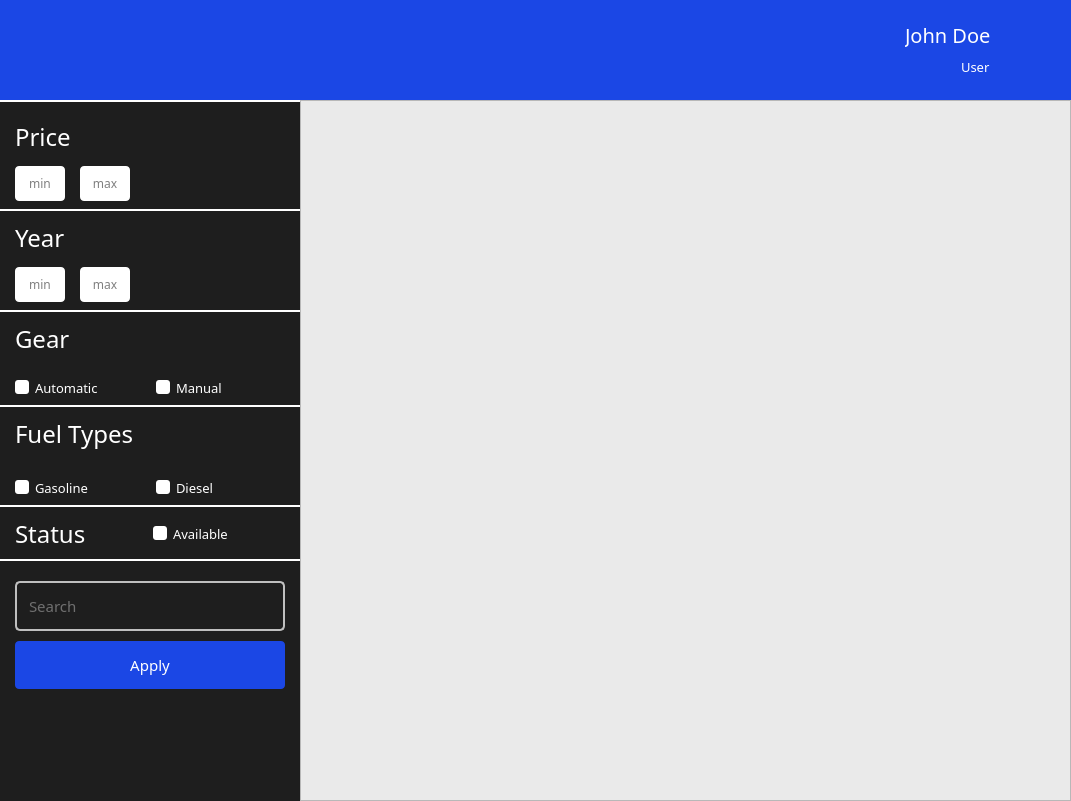
<?xml version="1.0" encoding="UTF-8"?>
<ui version="4.0">
 <class>CarWidget</class>
 <widget class="QWidget" name="CarWidget">
  <property name="geometry">
   <rect>
    <x>0</x>
    <y>0</y>
    <width>1071</width>
    <height>801</height>
   </rect>
  </property>
  <property name="sizePolicy">
   <sizepolicy hsizetype="Fixed" vsizetype="Fixed">
    <horstretch>0</horstretch>
    <verstretch>0</verstretch>
   </sizepolicy>
  </property>
  <property name="windowTitle">
   <string>Form</string>
  </property>
  <property name="styleSheet">
   <string notr="true">#carWidget {
	background-color: #EAEAEA;
}

</string>
  </property>
  <layout class="QVBoxLayout" name="verticalLayout" stretch="0,0">
   <property name="spacing">
    <number>0</number>
   </property>
   <property name="leftMargin">
    <number>0</number>
   </property>
   <property name="topMargin">
    <number>0</number>
   </property>
   <property name="rightMargin">
    <number>0</number>
   </property>
   <property name="bottomMargin">
    <number>0</number>
   </property>
   <item>
    <widget class="QWidget" name="titleWidget" native="true">
     <property name="sizePolicy">
      <sizepolicy hsizetype="Minimum" vsizetype="Fixed">
       <horstretch>0</horstretch>
       <verstretch>0</verstretch>
      </sizepolicy>
     </property>
     <property name="minimumSize">
      <size>
       <width>1000</width>
       <height>100</height>
      </size>
     </property>
     <property name="maximumSize">
      <size>
       <width>16777215</width>
       <height>100</height>
      </size>
     </property>
     <property name="styleSheet">
      <string notr="true">#titleWidget {
	background-color: #1B47E5;
}</string>
     </property>
     <layout class="QHBoxLayout" name="horizontalLayout_4">
      <property name="leftMargin">
       <number>20</number>
      </property>
      <item>
       <widget class="QLabel" name="slogan">
        <property name="sizePolicy">
         <sizepolicy hsizetype="Minimum" vsizetype="Preferred">
          <horstretch>0</horstretch>
          <verstretch>0</verstretch>
         </sizepolicy>
        </property>
        <property name="minimumSize">
         <size>
          <width>458</width>
          <height>78</height>
         </size>
        </property>
        <property name="styleSheet">
         <string notr="true"/>
        </property>
        <property name="text">
         <string/>
        </property>
        <property name="pixmap">
         <pixmap>../../assets/Drive_Freedom_Rent_Easy.png</pixmap>
        </property>
        <property name="scaledContents">
         <bool>false</bool>
        </property>
       </widget>
      </item>
      <item>
       <layout class="QVBoxLayout" name="verticalLayout_8">
        <property name="topMargin">
         <number>12</number>
        </property>
        <property name="rightMargin">
         <number>17</number>
        </property>
        <property name="bottomMargin">
         <number>12</number>
        </property>
        <item alignment="Qt::AlignRight">
         <widget class="QLabel" name="nameLabel">
          <property name="font">
           <font>
            <family>Roboto Mono Medium</family>
            <pointsize>15</pointsize>
           </font>
          </property>
          <property name="styleSheet">
           <string notr="true">color: white;</string>
          </property>
          <property name="text">
           <string>John Doe</string>
          </property>
         </widget>
        </item>
        <item alignment="Qt::AlignRight">
         <widget class="QLabel" name="prevligedLabel">
          <property name="font">
           <font>
            <family>Roboto Mono Light</family>
            <pointsize>10</pointsize>
           </font>
          </property>
          <property name="styleSheet">
           <string notr="true">color: white;</string>
          </property>
          <property name="text">
           <string>User</string>
          </property>
         </widget>
        </item>
       </layout>
      </item>
      <item>
       <widget class="QLabel" name="profileIcon">
        <property name="sizePolicy">
         <sizepolicy hsizetype="Fixed" vsizetype="Preferred">
          <horstretch>0</horstretch>
          <verstretch>0</verstretch>
         </sizepolicy>
        </property>
        <property name="minimumSize">
         <size>
          <width>48</width>
          <height>0</height>
         </size>
        </property>
        <property name="maximumSize">
         <size>
          <width>48</width>
          <height>16777215</height>
         </size>
        </property>
        <property name="styleSheet">
         <string notr="true"/>
        </property>
        <property name="text">
         <string/>
        </property>
        <property name="pixmap">
         <pixmap>../../assets/icons/profile_1.png</pixmap>
        </property>
       </widget>
      </item>
     </layout>
    </widget>
   </item>
   <item>
    <layout class="QHBoxLayout" name="horizontalLayout">
     <property name="spacing">
      <number>0</number>
     </property>
     <item>
      <widget class="QWidget" name="filterWidget" native="true">
       <property name="sizePolicy">
        <sizepolicy hsizetype="Fixed" vsizetype="Preferred">
         <horstretch>0</horstretch>
         <verstretch>0</verstretch>
        </sizepolicy>
       </property>
       <property name="minimumSize">
        <size>
         <width>300</width>
         <height>0</height>
        </size>
       </property>
       <property name="maximumSize">
        <size>
         <width>300</width>
         <height>16777215</height>
        </size>
       </property>
       <property name="styleSheet">
        <string notr="true">#filterWidget {
	background-color: #1E1E1E;
}</string>
       </property>
       <layout class="QVBoxLayout" name="verticalLayout_7">
        <property name="spacing">
         <number>0</number>
        </property>
        <property name="leftMargin">
         <number>0</number>
        </property>
        <property name="topMargin">
         <number>0</number>
        </property>
        <property name="rightMargin">
         <number>0</number>
        </property>
        <property name="bottomMargin">
         <number>0</number>
        </property>
        <item>
         <widget class="QWidget" name="priceFilterWidget" native="true">
          <property name="sizePolicy">
           <sizepolicy hsizetype="Preferred" vsizetype="Maximum">
            <horstretch>0</horstretch>
            <verstretch>0</verstretch>
           </sizepolicy>
          </property>
          <property name="minimumSize">
           <size>
            <width>0</width>
            <height>100</height>
           </size>
          </property>
          <property name="maximumSize">
           <size>
            <width>16777215</width>
            <height>120</height>
           </size>
          </property>
          <property name="styleSheet">
           <string notr="true">QLineEdit {
	border-radius : 4px;
	border: None;
}

QLabel {
	color: white;
}

 #priceFilterWidget {
	border-bottom: 2px solid white;
	border-top: 2px solid white;
}

</string>
          </property>
          <layout class="QVBoxLayout" name="verticalLayout_4">
           <property name="spacing">
            <number>12</number>
           </property>
           <property name="leftMargin">
            <number>15</number>
           </property>
           <property name="topMargin">
            <number>20</number>
           </property>
           <property name="rightMargin">
            <number>15</number>
           </property>
           <property name="bottomMargin">
            <number>10</number>
           </property>
           <item>
            <widget class="QLabel" name="priceLabel">
             <property name="sizePolicy">
              <sizepolicy hsizetype="Preferred" vsizetype="Maximum">
               <horstretch>0</horstretch>
               <verstretch>0</verstretch>
              </sizepolicy>
             </property>
             <property name="font">
              <font>
               <family>Roboto Mono Medium</family>
               <pointsize>18</pointsize>
              </font>
             </property>
             <property name="styleSheet">
              <string notr="true"/>
             </property>
             <property name="text">
              <string>Price</string>
             </property>
            </widget>
           </item>
           <item>
            <layout class="QHBoxLayout" name="horizontalLayout_3">
             <property name="spacing">
              <number>15</number>
             </property>
             <item>
              <widget class="QLineEdit" name="maxPriceTextF">
               <property name="sizePolicy">
                <sizepolicy hsizetype="Fixed" vsizetype="Fixed">
                 <horstretch>0</horstretch>
                 <verstretch>0</verstretch>
                </sizepolicy>
               </property>
               <property name="minimumSize">
                <size>
                 <width>50</width>
                 <height>35</height>
                </size>
               </property>
               <property name="maximumSize">
                <size>
                 <width>50</width>
                 <height>35</height>
                </size>
               </property>
               <property name="font">
                <font>
                 <family>Roboto Mono</family>
                 <pointsize>9</pointsize>
                </font>
               </property>
               <property name="cursor">
                <cursorShape>IBeamCursor</cursorShape>
               </property>
               <property name="focusPolicy">
                <enum>Qt::StrongFocus</enum>
               </property>
               <property name="styleSheet">
                <string notr="true">QLineEdit {
	background-color: rgb(255, 255, 255);
}</string>
               </property>
               <property name="text">
                <string/>
               </property>
               <property name="alignment">
                <set>Qt::AlignCenter</set>
               </property>
               <property name="placeholderText">
                <string>min</string>
               </property>
              </widget>
             </item>
             <item>
              <widget class="QLineEdit" name="minPriceTextF">
               <property name="sizePolicy">
                <sizepolicy hsizetype="Fixed" vsizetype="Fixed">
                 <horstretch>0</horstretch>
                 <verstretch>0</verstretch>
                </sizepolicy>
               </property>
               <property name="minimumSize">
                <size>
                 <width>50</width>
                 <height>35</height>
                </size>
               </property>
               <property name="maximumSize">
                <size>
                 <width>50</width>
                 <height>35</height>
                </size>
               </property>
               <property name="font">
                <font>
                 <family>Roboto Mono</family>
                 <pointsize>9</pointsize>
                </font>
               </property>
               <property name="styleSheet">
                <string notr="true">QLineEdit {
	background-color: rgb(255, 255, 255);
}</string>
               </property>
               <property name="text">
                <string/>
               </property>
               <property name="alignment">
                <set>Qt::AlignCenter</set>
               </property>
               <property name="placeholderText">
                <string>max</string>
               </property>
              </widget>
             </item>
             <item>
              <spacer name="horizontalSpacer">
               <property name="orientation">
                <enum>Qt::Horizontal</enum>
               </property>
               <property name="sizeType">
                <enum>QSizePolicy::Expanding</enum>
               </property>
               <property name="sizeHint" stdset="0">
                <size>
                 <width>30</width>
                 <height>20</height>
                </size>
               </property>
              </spacer>
             </item>
            </layout>
           </item>
          </layout>
         </widget>
        </item>
        <item>
         <widget class="QWidget" name="yearFilterWidget" native="true">
          <property name="sizePolicy">
           <sizepolicy hsizetype="Preferred" vsizetype="Maximum">
            <horstretch>0</horstretch>
            <verstretch>0</verstretch>
           </sizepolicy>
          </property>
          <property name="minimumSize">
           <size>
            <width>0</width>
            <height>100</height>
           </size>
          </property>
          <property name="maximumSize">
           <size>
            <width>16777215</width>
            <height>120</height>
           </size>
          </property>
          <property name="font">
           <font>
            <pointsize>16</pointsize>
           </font>
          </property>
          <property name="styleSheet">
           <string notr="true">QLineEdit {
	border-radius : 4px;
	border: None;
}

QLabel {
	color: white;
}

 #yearFilterWidget {
	border-bottom: 2px solid white;
}

</string>
          </property>
          <layout class="QVBoxLayout" name="verticalLayout_3">
           <property name="spacing">
            <number>12</number>
           </property>
           <property name="leftMargin">
            <number>15</number>
           </property>
           <property name="topMargin">
            <number>10</number>
           </property>
           <property name="rightMargin">
            <number>15</number>
           </property>
           <property name="bottomMargin">
            <number>10</number>
           </property>
           <item>
            <widget class="QLabel" name="yearLabel">
             <property name="sizePolicy">
              <sizepolicy hsizetype="Preferred" vsizetype="Maximum">
               <horstretch>0</horstretch>
               <verstretch>0</verstretch>
              </sizepolicy>
             </property>
             <property name="font">
              <font>
               <family>Roboto Mono Medium</family>
               <pointsize>18</pointsize>
              </font>
             </property>
             <property name="text">
              <string>Year</string>
             </property>
            </widget>
           </item>
           <item>
            <layout class="QHBoxLayout" name="horizontalLayout_2">
             <property name="spacing">
              <number>15</number>
             </property>
             <item>
              <widget class="QLineEdit" name="maxYearTextF">
               <property name="sizePolicy">
                <sizepolicy hsizetype="Fixed" vsizetype="Fixed">
                 <horstretch>0</horstretch>
                 <verstretch>0</verstretch>
                </sizepolicy>
               </property>
               <property name="minimumSize">
                <size>
                 <width>50</width>
                 <height>35</height>
                </size>
               </property>
               <property name="maximumSize">
                <size>
                 <width>50</width>
                 <height>35</height>
                </size>
               </property>
               <property name="font">
                <font>
                 <family>Roboto Mono</family>
                 <pointsize>9</pointsize>
                </font>
               </property>
               <property name="cursor">
                <cursorShape>IBeamCursor</cursorShape>
               </property>
               <property name="focusPolicy">
                <enum>Qt::StrongFocus</enum>
               </property>
               <property name="styleSheet">
                <string notr="true">QLineEdit {
	background-color: rgb(255, 255, 255);
}</string>
               </property>
               <property name="text">
                <string/>
               </property>
               <property name="alignment">
                <set>Qt::AlignCenter</set>
               </property>
               <property name="placeholderText">
                <string>min</string>
               </property>
              </widget>
             </item>
             <item>
              <widget class="QLineEdit" name="minYearTextF">
               <property name="sizePolicy">
                <sizepolicy hsizetype="Fixed" vsizetype="Fixed">
                 <horstretch>0</horstretch>
                 <verstretch>0</verstretch>
                </sizepolicy>
               </property>
               <property name="minimumSize">
                <size>
                 <width>50</width>
                 <height>35</height>
                </size>
               </property>
               <property name="maximumSize">
                <size>
                 <width>50</width>
                 <height>35</height>
                </size>
               </property>
               <property name="font">
                <font>
                 <family>Roboto Mono</family>
                 <pointsize>9</pointsize>
                </font>
               </property>
               <property name="styleSheet">
                <string notr="true">QLineEdit {
	background-color: rgb(255, 255, 255);
}</string>
               </property>
               <property name="text">
                <string/>
               </property>
               <property name="alignment">
                <set>Qt::AlignCenter</set>
               </property>
               <property name="placeholderText">
                <string>max</string>
               </property>
              </widget>
             </item>
             <item>
              <spacer name="horizontalSpacer_2">
               <property name="orientation">
                <enum>Qt::Horizontal</enum>
               </property>
               <property name="sizeType">
                <enum>QSizePolicy::Expanding</enum>
               </property>
               <property name="sizeHint" stdset="0">
                <size>
                 <width>40</width>
                 <height>20</height>
                </size>
               </property>
              </spacer>
             </item>
            </layout>
           </item>
          </layout>
         </widget>
        </item>
        <item>
         <widget class="QWidget" name="gearTypeWidget" native="true">
          <property name="sizePolicy">
           <sizepolicy hsizetype="Preferred" vsizetype="Maximum">
            <horstretch>0</horstretch>
            <verstretch>0</verstretch>
           </sizepolicy>
          </property>
          <property name="minimumSize">
           <size>
            <width>0</width>
            <height>95</height>
           </size>
          </property>
          <property name="maximumSize">
           <size>
            <width>16777215</width>
            <height>95</height>
           </size>
          </property>
          <property name="font">
           <font>
            <pointsize>16</pointsize>
           </font>
          </property>
          <property name="styleSheet">
           <string notr="true">QWidget {
	color : white;
}

QCheckBox::indicator { /* Kutu kısmını temsil eder */
    border: none;  /* Kenarlığı kaldır */
    background-color: white;  /* İç rengi beyaz yap */
	border-radius : 3px;
}

#gearTypeWidget {
	border-bottom: 2px solid white;
}</string>
          </property>
          <layout class="QVBoxLayout" name="verticalLayout_5">
           <property name="spacing">
            <number>12</number>
           </property>
           <property name="leftMargin">
            <number>15</number>
           </property>
           <property name="topMargin">
            <number>10</number>
           </property>
           <property name="rightMargin">
            <number>15</number>
           </property>
           <property name="bottomMargin">
            <number>10</number>
           </property>
           <item alignment="Qt::AlignTop">
            <widget class="QLabel" name="gearTypeLabel">
             <property name="sizePolicy">
              <sizepolicy hsizetype="Preferred" vsizetype="Fixed">
               <horstretch>0</horstretch>
               <verstretch>0</verstretch>
              </sizepolicy>
             </property>
             <property name="font">
              <font>
               <family>Roboto Mono Medium</family>
               <pointsize>18</pointsize>
              </font>
             </property>
             <property name="text">
              <string>Gear</string>
             </property>
            </widget>
           </item>
           <item>
            <layout class="QHBoxLayout" name="horizontalLayout_5">
             <property name="topMargin">
              <number>0</number>
             </property>
             <item>
              <widget class="QCheckBox" name="automatic">
               <property name="font">
                <font>
                 <family>Roboto Mono Light</family>
                 <pointsize>10</pointsize>
                </font>
               </property>
               <property name="text">
                <string>Automatic</string>
               </property>
              </widget>
             </item>
             <item>
              <widget class="QCheckBox" name="manual">
               <property name="font">
                <font>
                 <family>Roboto Mono Light</family>
                 <pointsize>10</pointsize>
                </font>
               </property>
               <property name="text">
                <string>Manual</string>
               </property>
              </widget>
             </item>
            </layout>
           </item>
          </layout>
         </widget>
        </item>
        <item alignment="Qt::AlignTop">
         <widget class="QWidget" name="fuelTypeWidget" native="true">
          <property name="sizePolicy">
           <sizepolicy hsizetype="Preferred" vsizetype="Maximum">
            <horstretch>0</horstretch>
            <verstretch>0</verstretch>
           </sizepolicy>
          </property>
          <property name="minimumSize">
           <size>
            <width>0</width>
            <height>100</height>
           </size>
          </property>
          <property name="maximumSize">
           <size>
            <width>16777215</width>
            <height>120</height>
           </size>
          </property>
          <property name="baseSize">
           <size>
            <width>0</width>
            <height>0</height>
           </size>
          </property>
          <property name="styleSheet">
           <string notr="true">QWidget {
	color : white;
}

QCheckBox::indicator { /* Kutu kısmını temsil eder */
    border: none;  /* Kenarlığı kaldır */
    background-color: white;  /* İç rengi beyaz yap */
	border-radius : 3px;
}

#fuelTypeWidget {
	border-bottom: 2px solid white;
}</string>
          </property>
          <layout class="QVBoxLayout" name="verticalLayout_6">
           <property name="spacing">
            <number>12</number>
           </property>
           <property name="leftMargin">
            <number>15</number>
           </property>
           <property name="topMargin">
            <number>10</number>
           </property>
           <property name="rightMargin">
            <number>15</number>
           </property>
           <property name="bottomMargin">
            <number>10</number>
           </property>
           <item alignment="Qt::AlignTop">
            <widget class="QLabel" name="fuelTypeLabel">
             <property name="sizePolicy">
              <sizepolicy hsizetype="Preferred" vsizetype="Maximum">
               <horstretch>0</horstretch>
               <verstretch>0</verstretch>
              </sizepolicy>
             </property>
             <property name="font">
              <font>
               <family>Roboto Mono Medium</family>
               <pointsize>18</pointsize>
              </font>
             </property>
             <property name="text">
              <string>Fuel Types</string>
             </property>
            </widget>
           </item>
           <item>
            <layout class="QHBoxLayout" name="horizontalLayout_6">
             <property name="topMargin">
              <number>0</number>
             </property>
             <item>
              <widget class="QCheckBox" name="gasoline">
               <property name="font">
                <font>
                 <family>Roboto Mono Light</family>
                 <pointsize>10</pointsize>
                </font>
               </property>
               <property name="text">
                <string>Gasoline</string>
               </property>
              </widget>
             </item>
             <item>
              <widget class="QCheckBox" name="diesel">
               <property name="font">
                <font>
                 <family>Roboto Mono Light</family>
                 <pointsize>10</pointsize>
                </font>
               </property>
               <property name="styleSheet">
                <string notr="true"/>
               </property>
               <property name="text">
                <string>Diesel</string>
               </property>
              </widget>
             </item>
            </layout>
           </item>
          </layout>
         </widget>
        </item>
        <item>
         <widget class="QWidget" name="statusWidget" native="true">
          <property name="styleSheet">
           <string notr="true">QWidget {
	color : white;
}

QCheckBox::indicator { /* Kutu kısmını temsil eder */
    border: none;  /* Kenarlığı kaldır */
    background-color: white;  /* İç rengi beyaz yap */
	border-radius : 3px;
}

#statusWidget {
	border-bottom: 2px solid white;
}</string>
          </property>
          <layout class="QHBoxLayout" name="horizontalLayout_7">
           <property name="leftMargin">
            <number>15</number>
           </property>
           <property name="topMargin">
            <number>10</number>
           </property>
           <property name="rightMargin">
            <number>15</number>
           </property>
           <property name="bottomMargin">
            <number>10</number>
           </property>
           <item>
            <widget class="QLabel" name="fuelTypeLabel_2">
             <property name="sizePolicy">
              <sizepolicy hsizetype="Preferred" vsizetype="Maximum">
               <horstretch>0</horstretch>
               <verstretch>0</verstretch>
              </sizepolicy>
             </property>
             <property name="font">
              <font>
               <family>Roboto Mono Medium</family>
               <pointsize>18</pointsize>
              </font>
             </property>
             <property name="text">
              <string>Status</string>
             </property>
            </widget>
           </item>
           <item>
            <widget class="QCheckBox" name="checkBox">
             <property name="font">
              <font>
               <family>Roboto Mono Light</family>
               <pointsize>10</pointsize>
               <kerning>true</kerning>
              </font>
             </property>
             <property name="text">
              <string>Available</string>
             </property>
            </widget>
           </item>
          </layout>
         </widget>
        </item>
        <item>
         <layout class="QVBoxLayout" name="searchLayout">
          <property name="spacing">
           <number>10</number>
          </property>
          <property name="leftMargin">
           <number>15</number>
          </property>
          <property name="topMargin">
           <number>20</number>
          </property>
          <property name="rightMargin">
           <number>15</number>
          </property>
          <property name="bottomMargin">
           <number>20</number>
          </property>
          <item>
           <widget class="QLineEdit" name="searchTextF">
            <property name="sizePolicy">
             <sizepolicy hsizetype="Preferred" vsizetype="Fixed">
              <horstretch>0</horstretch>
              <verstretch>0</verstretch>
             </sizepolicy>
            </property>
            <property name="minimumSize">
             <size>
              <width>0</width>
              <height>50</height>
             </size>
            </property>
            <property name="maximumSize">
             <size>
              <width>16777215</width>
              <height>50</height>
             </size>
            </property>
            <property name="font">
             <font>
              <family>Roboto Mono Medium</family>
              <pointsize>11</pointsize>
             </font>
            </property>
            <property name="styleSheet">
             <string notr="true">QLineEdit {
	padding-left : 10px;
	border: 2px solid #BFBFBF;
	border-radius : 5px;
	background-color: transparent;
	color : #BFBFBF;
}

</string>
            </property>
            <property name="placeholderText">
             <string>Search</string>
            </property>
            <property name="clearButtonEnabled">
             <bool>false</bool>
            </property>
           </widget>
          </item>
          <item>
           <widget class="QPushButton" name="applyBtn">
            <property name="minimumSize">
             <size>
              <width>0</width>
              <height>48</height>
             </size>
            </property>
            <property name="maximumSize">
             <size>
              <width>16777215</width>
              <height>48</height>
             </size>
            </property>
            <property name="font">
             <font>
              <family>Roboto Mono Medium</family>
              <pointsize>11</pointsize>
              <weight>7</weight>
              <italic>false</italic>
              <bold>false</bold>
             </font>
            </property>
            <property name="styleSheet">
             <string notr="true">QPushButton {
	background-color: #1B47E5;
	color : white;
	border-radius: 4px;
	font: 57 11pt &quot;Roboto Mono Medium&quot;;
}</string>
            </property>
            <property name="text">
             <string>Apply</string>
            </property>
           </widget>
          </item>
         </layout>
        </item>
        <item>
         <spacer name="verticalSpacer_2">
          <property name="orientation">
           <enum>Qt::Vertical</enum>
          </property>
          <property name="sizeType">
           <enum>QSizePolicy::Expanding</enum>
          </property>
          <property name="sizeHint" stdset="0">
           <size>
            <width>20</width>
            <height>20</height>
           </size>
          </property>
         </spacer>
        </item>
       </layout>
      </widget>
     </item>
     <item>
      <widget class="QScrollArea" name="scrollArea">
       <property name="sizePolicy">
        <sizepolicy hsizetype="Preferred" vsizetype="Preferred">
         <horstretch>0</horstretch>
         <verstretch>0</verstretch>
        </sizepolicy>
       </property>
       <property name="font">
        <font>
         <pointsize>10</pointsize>
        </font>
       </property>
       <property name="styleSheet">
        <string notr="true"/>
       </property>
       <property name="widgetResizable">
        <bool>true</bool>
       </property>
       <widget class="QWidget" name="carWidget">
        <property name="geometry">
         <rect>
          <x>0</x>
          <y>0</y>
          <width>767</width>
          <height>697</height>
         </rect>
        </property>
        <property name="styleSheet">
         <string notr="true"/>
        </property>
        <layout class="QHBoxLayout" name="carWidgetLayout">
         <property name="spacing">
          <number>0</number>
         </property>
         <property name="leftMargin">
          <number>0</number>
         </property>
         <property name="topMargin">
          <number>0</number>
         </property>
         <property name="rightMargin">
          <number>0</number>
         </property>
         <property name="bottomMargin">
          <number>0</number>
         </property>
        </layout>
       </widget>
      </widget>
     </item>
    </layout>
   </item>
  </layout>
 </widget>
 <resources/>
 <connections/>
</ui>
